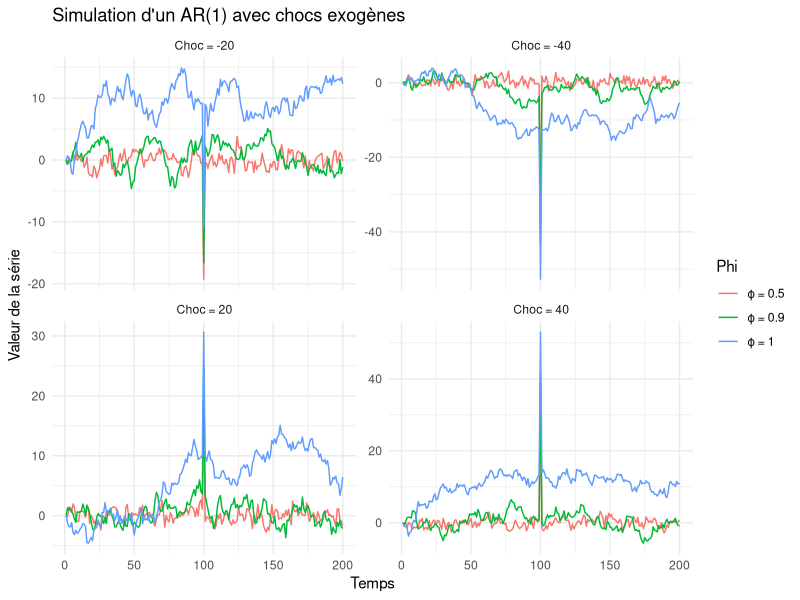
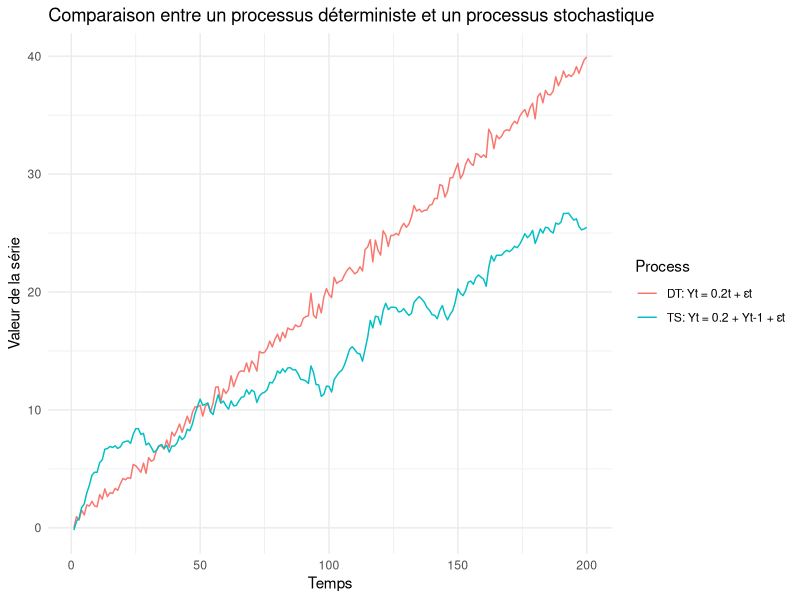

Source code (R) for these figures, in order:
## ---- chunk 1
#| output: false
set.seed(123)  # Fixer la graine pour la reproductibilité
library(ggplot2)
library(dplyr)
library(tidyr)
## ---- chunk 2
# Paramètres
n <- 200  # Nombre d'observations
phi_values <- c(0.5, 0.9, 1)  # Valeurs de phi
shocks <- c(20, 40, -20, -40)  # Valeurs des chocs

# Fonction pour simuler un AR(1) avec un choc
simulate_AR1 <- function(phi, n, shock_value, shock_position = 100) {
  Y <- numeric(n)
  epsilon <- rnorm(n)  # Bruit blanc
  for (t in 2:n) {
    Y[t] <- phi * Y[t - 1] + epsilon[t]
  }
  Y[shock_position] <- Y[shock_position] + shock_value  # Ajouter le choc
  return(Y)
}

# Simulation pour chaque combinaison (phi, choc)
data_list <- list()
for (shock in shocks) {
  for (phi in phi_values) {
    serie <- simulate_AR1(phi, n, shock)
    df <- data.frame(
      Time = 1:n,
      Value = serie,
      Phi = paste0("ϕ = ", phi),
      Shock = paste0("Choc = ", shock)
    )
    data_list <- append(data_list, list(df))
  }
}

# Fusionner toutes les séries
data_all <- bind_rows(data_list)
## ---- chunk 3
# Graphique
ggplot(data_all, aes(x = Time, y = Value, color = Phi)) +
  geom_line() +
  facet_wrap(~Shock, scales = "free_y") +
  labs(title = "Simulation d'un AR(1) avec chocs exogènes",
       x = "Temps",
       y = "Valeur de la série") +
  theme_minimal()

## ---- chunk 4
set.seed(963)

# Paramètres
n <- 200  # Nombre d'observations
sigma2 <- 1/4  # Variance du bruit

epsilon <- rnorm(n, mean = 0, sd = sqrt(sigma2))  # Génération du bruit blanc

# Simulation des processus
Y_DT <- numeric(n)
Y_TS <- numeric(n)

for (t in 1:n) {
  Y_DT[t] <- 0.2 * t + epsilon[t]  # Processus déterministe
  if (t == 1) {
    Y_TS[t] <- epsilon[t]  # Initialisation du processus stochastique
  } else {
    Y_TS[t] <- 0.2 + Y_TS[t - 1] + epsilon[t]  # Processus stochastique
  }
}

# Création du DataFrame
data <- data.frame(
  Time = rep(1:n, 2),
  Value = c(Y_DT, Y_TS),
  Process = rep(c("DT: Yt = 0.2t + εt", "TS: Yt = 0.2 + Yt-1 + εt"), each = n)
)

# Graphique
ggplot(data, aes(x = Time, y = Value, color = Process)) +
  geom_line() +
  labs(title = "Comparaison entre un processus déterministe et un processus stochastique",
       x = "Temps",
       y = "Valeur de la série") +
  theme_minimal()
